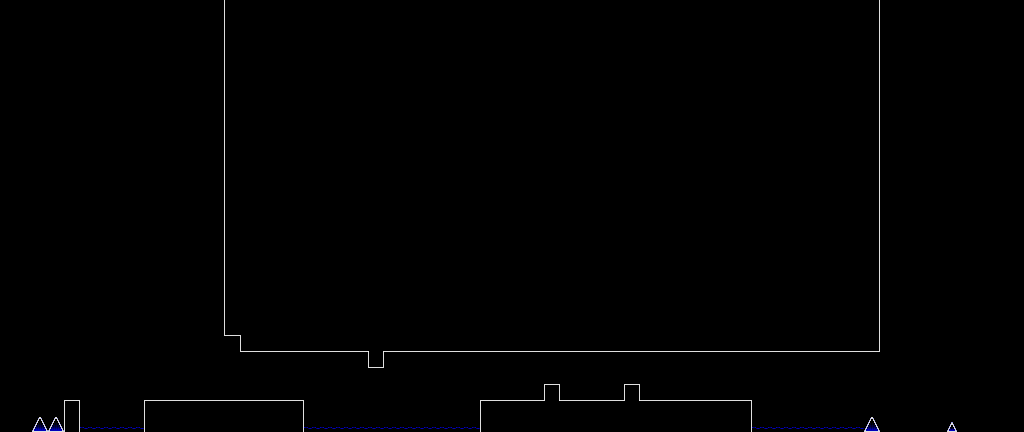

A level layout from a 2D game, rendered from its tile map. Below: a short description, then the map file with tile-grid data replaced by summaries:
An orthogonal 64x27 tile map with 16x16 px tiles, 2 tile layers (l2, l1), 2 tilesets and 55 objects.

<map version="1.10" tiledversion="1.11.0" orientation="orthogonal" renderorder="right-down" width="64" height="27" tilewidth="16" tileheight="16" infinite="0" nextlayerid="8" nextobjectid="582">
 <editorsettings>
  <export target="part_09.json" format="json" />
 </editorsettings>
 <properties>
  <property name="rarity" type="int" value="100" />
 </properties>
 <tileset firstgid="1" source="../famidash.tsx" />
 <tileset firstgid="16385" source="../sprites.tsx" />
 <layer id="4" name="l2" width="64" height="27">
  <data>[1728 cells, 1728 non-empty, 3 distinct tile ids]</data>
 </layer>
 <layer id="1" name="l1" width="64" height="27" opacity="0.9">
  <data>[1728 cells, 1728 non-empty, 19 distinct tile ids]</data>
 </layer>
 <objectgroup id="7" name="SP">
  <object id="512" gid="16388" x="0" y="304" width="16" height="16">
   <properties>
    <property name="Channel" value="BG" />
    <property name="Color" type="color" value="#ffce01d5" />
    <property name="Frames" type="int" value="30" />
   </properties>
  </object>
  <object id="513" gid="16388" x="0" y="320" width="16" height="16">
   <properties>
    <property name="Channel" value="GROUND" />
    <property name="Color" type="color" value="#ff000000" />
    <property name="Frames" type="int" value="30" />
   </properties>
  </object>
  <object id="523" gid="16395" x="62" y="400" width="16" height="16" />
  <object id="524" gid="16413" x="160" y="384" width="16" height="16" />
  <object id="526" gid="16427" x="208" y="408" width="16" height="16">
   <properties>
    <property name="bg layer" value="1" />
   </properties>
  </object>
  <object id="527" gid="16402" x="288" y="400" width="16" height="16" />
  <object id="528" gid="16395" x="368" y="384" width="16" height="16">
   <properties>
    <property name="vflip" type="bool" value="true" />
   </properties>
  </object>
  <object id="529" gid="16426" x="400" y="352" width="16" height="16">
   <properties>
    <property name="bg layer" value="1" />
   </properties>
  </object>
  <object id="530" gid="16426" x="432" y="352" width="16" height="16">
   <properties>
    <property name="bg layer" value="1" />
   </properties>
  </object>
  <object id="531" gid="16426" x="464" y="352" width="16" height="16">
   <properties>
    <property name="bg layer" value="1" />
   </properties>
  </object>
  <object id="532" gid="16426" x="352" y="360" width="16" height="16">
   <properties>
    <property name="bg layer" value="2" />
   </properties>
  </object>
  <object id="533" gid="16545" x="400" y="416" width="16" height="16" />
  <object id="534" gid="16394" x="432" y="400" width="16" height="16" />
  <object id="535" gid="16400" x="736" y="384" width="16" height="16" />
  <object id="536" gid="16402" x="864" y="368" width="16" height="16">
   <properties>
    <property name="vflip" type="bool" value="true" />
   </properties>
  </object>
  <object id="537" gid="16426" x="800" y="356" width="16" height="16">
   <properties>
    <property name="bg layer" value="1" />
   </properties>
  </object>
  <object id="538" gid="16427" x="528" y="408" width="16" height="16">
   <properties>
    <property name="bg layer" value="1" />
   </properties>
  </object>
  <object id="539" gid="16427" x="608" y="408" width="16" height="16">
   <properties>
    <property name="bg layer" value="1" />
   </properties>
  </object>
  <object id="540" gid="16419" x="556" y="400" width="16" height="16" />
  <object id="541" gid="16419" x="636" y="400" width="16" height="16" />
  <object id="543" gid="16414" x="880" y="400" width="16" height="16">
   <properties>
    <property name="enable rotation" type="bool" value="true" />
    <property name="rotation angle" type="int" value="90" />
   </properties>
  </object>
  <object id="544" gid="16425" x="104" y="408" width="16" height="16" />
  <object id="545" gid="16393" x="104" y="392" width="16" height="16" />
  <object id="546" gid="16388" x="0" y="336" width="16" height="16">
   <properties>
    <property name="Channel" value="LINE" />
    <property name="Color" type="color" value="#ff000000" />
    <property name="Frames" type="int" value="30" />
   </properties>
  </object>
  <object id="547" gid="16388" x="880" y="320" width="16" height="16">
   <properties>
    <property name="Channel" value="GROUND" />
    <property name="Color" type="color" value="#ffce01d5" />
    <property name="Frames" type="int" value="30" />
   </properties>
  </object>
  <object id="548" gid="16388" x="880" y="336" width="16" height="16">
   <properties>
    <property name="Channel" value="LINE" />
    <property name="Color" type="color" value="#ffffffff" />
    <property name="Frames" type="int" value="30" />
   </properties>
  </object>
  <object id="549" gid="16396" x="208" y="400" width="16" height="16" />
  <object id="550" gid="16434" x="224" y="408" width="16" height="16" />
  <object id="551" gid="16432" x="256" y="360" width="16" height="16" />
  <object id="554" gid="16432" x="544" y="360" width="16" height="16" />
  <object id="555" gid="16432" x="624" y="360" width="16" height="16" />
  <object id="556" gid="16432" x="688" y="360" width="16" height="16" />
  <object id="557" gid="16434" x="512" y="408" width="16" height="16" />
  <object id="558" gid="16434" x="592" y="408" width="16" height="16" />
  <object id="559" gid="16397" x="544" y="384" width="16" height="16" />
  <object id="560" gid="16397" x="624" y="384" width="16" height="16" />
  <object id="561" gid="16434" x="704" y="408" width="16" height="16" />
  <object id="562" gid="16426" x="688" y="412" width="16" height="16">
   <properties>
    <property name="bg layer" value="1" />
   </properties>
  </object>
  <object id="564" gid="16434" x="816" y="360" width="16" height="16" />
  <object id="565" gid="35" x="953" y="432" width="16" height="16" />
  <object id="566" gid="35" x="962" y="432" width="16" height="16" />
  <object id="567" gid="16434" x="416" y="360" width="16" height="16" />
  <object id="568" gid="16434" x="448" y="360" width="16" height="16" />
  <object id="569" gid="16434" x="384" y="360" width="16" height="16" />
  <object id="570" gid="16409" x="336" y="432" width="16" height="16" />
  <object id="571" gid="16409" x="432" y="432" width="16" height="16" />
  <object id="572" gid="16410" x="384" y="432" width="16" height="16" />
  <object id="573" gid="16409" x="104" y="432" width="16" height="16" />
  <object id="574" gid="16433" x="232" y="344" width="16" height="16" />
  <object id="575" gid="16396" x="144" y="400" width="16" height="16" />
  <object id="576" gid="16396" x="688" y="400" width="16" height="16" />
  <object id="577" gid="16396" x="800" y="368" width="16" height="16">
   <properties>
    <property name="vflip" type="bool" value="true" />
   </properties>
  </object>
  <object id="578" gid="16396" x="304" y="368" width="16" height="16">
   <properties>
    <property name="vflip" type="bool" value="true" />
   </properties>
  </object>
  <object id="579" gid="16409" x="784" y="432" width="16" height="16" />
  <object id="581" gid="16410" x="832" y="432" width="16" height="16" />
 </objectgroup>
</map>
